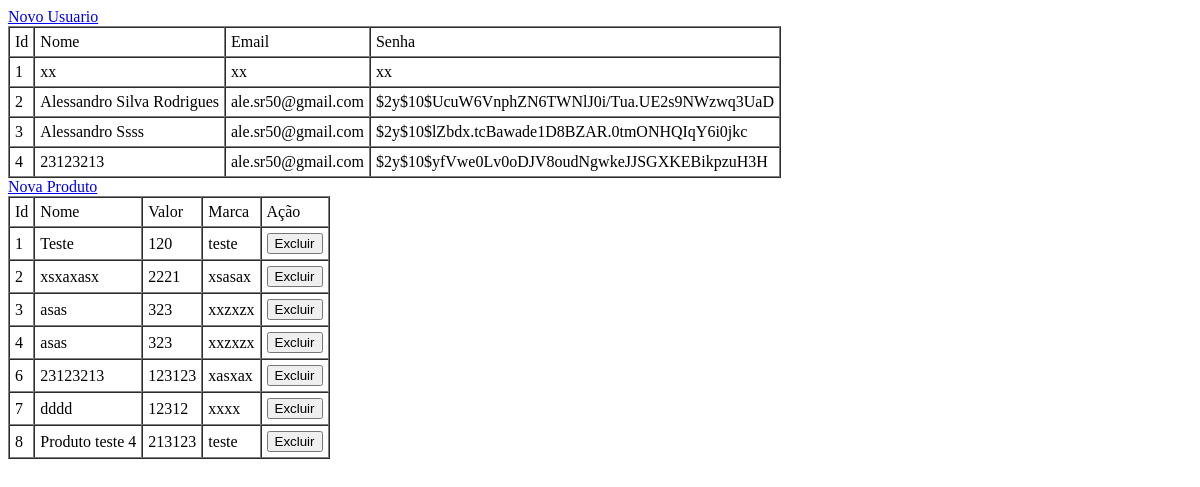
The page / on the database its author committed.
### tables this page shows
CREATE TABLE `usuario` (
  `ID_USUARIO` int(10) UNSIGNED NOT NULL,
  `NOME` varchar(200) NOT NULL DEFAULT '',
  `EMAIL` varchar(200) NOT NULL DEFAULT '',
  `SENHA` varchar(45) NOT NULL DEFAULT ''
);

CREATE TABLE `produto` (
  `id_produto` int(11) NOT NULL,
  `nome` varchar(255) NOT NULL,
  `valor` decimal(10,0) NOT NULL,
  `marca` varchar(255) NOT NULL
);

### index.php (the view, shortened to what this page needs)
<!DOCTYPE html>
<html>
    <head>
    </head>
    <body>
        <a href="#janela1" rel="modal">Novo Usuario</a>
        <div id="table">
            <table  border="1px" cellpadding="5px" cellspacing="0">
                <tr>
                    <td>Id</td>
                    <td>Nome</td>
                    <td>Email</td>
                    <td>Senha</td>
                </tr>
                <?php
                include 'conexao.php';
                $sql = "SELECT * FROM USUARIO";
                $stmt = $pdo->prepare($sql);
                $stmt->execute();
while ($row = $stmt->fetch(PDO::FETCH_ASSOC)) {
                    $id = $row['ID_USUARIO'];
                    $nome = $row['NOME'];
                    $email = $row['EMAIL'];
                    $senha = $row['SENHA'];
                    echo"   <tr>
                <td>$id</td>
                <td>$nome</td>
                <td>$email</td>
                <td>$senha</td>
            </tr>";
                }
                ?>
            </table>
            <a href="#janela2" rel="modal">Nova Produto</a>
        <div id="table">
            <table  border="1px" cellpadding="5px" cellspacing="0">
                <tr>
                    <td>Id</td>
                    <td>Nome</td>
                    <td>Valor</td>
                    <td>Marca</td>
                    <td>Ação</td>
                </tr>
                <?php
                include 'conexao.php';
                $sql = "SELECT * FROM PRODUTO";
                $stmt = $pdo->prepare($sql);
                $stmt->execute();
while ($row = $stmt->fetch(PDO::FETCH_ASSOC)) {
                    $idProduto = $row['id_produto'];
                    $nome = $row['nome'];
                    $valor = $row['valor'];
                    $marca = $row['marca'];
                    echo"   <tr>
                <td>$idProduto</td>
                <td>$nome</td>
                <td>$valor</td>
                <td>$marca</td>
              <td> <button class='btnExcluirProduto' data-id='$idProduto'>Excluir</button></td>
            </tr>";
                }
                ?>
            </table>
</html>

### rows shown on the page
usuario: ID_USUARIO "1", NOME "xx", EMAIL "xx", SENHA "xx"
usuario: ID_USUARIO "2", NOME "Alessandro Silva Rodrigues", EMAIL "ale.sr50@gmail.com", SENHA "$2y$10$UcuW6VnphZN6TWNlJ0i/Tua.UE2s9NWzwq3UaD"
usuario: ID_USUARIO "3", NOME "Alessandro Ssss", EMAIL "ale.sr50@gmail.com", SENHA "$2y$10$lZbdx.tcBawade1D8BZAR.0tmONHQIqY6i0jkc"
usuario: ID_USUARIO "4", NOME "23123213", EMAIL "ale.sr50@gmail.com", SENHA "$2y$10$yfVwe0Lv0oDJV8oudNgwkeJJSGXKEBikpzuH3H"
produto: id_produto "1", nome "Teste", valor "120", marca "teste"
produto: id_produto "2", nome "xsxaxasx", valor "2221", marca "xsasax"
produto: id_produto "3", nome "asas", valor "323", marca "xxzxzx"
produto: id_produto "4", nome "asas", valor "323", marca "xxzxzx"
produto: id_produto "6", nome "23123213", valor "123123", marca "xasxax"
produto: id_produto "7", nome "dddd", valor "12312", marca "xxxx"
produto: id_produto "8", nome "Produto teste 4", valor "213123", marca "teste"
